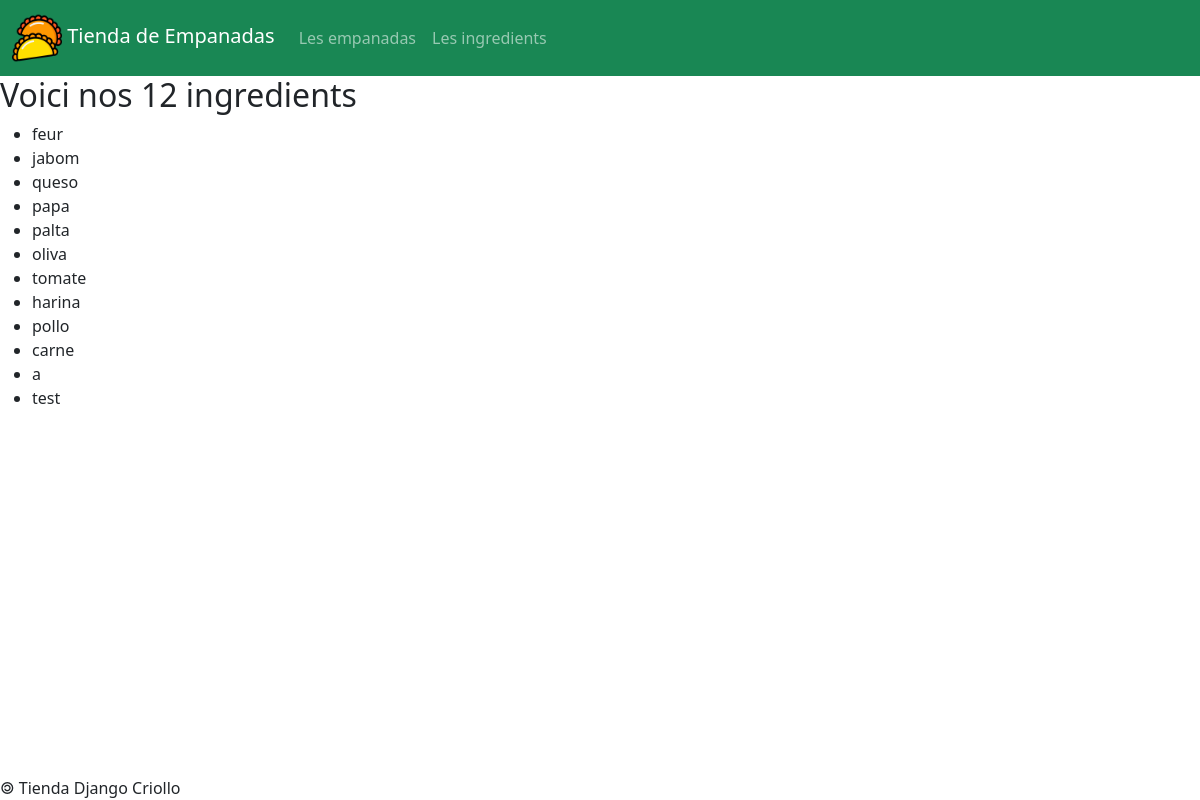
The page /ingredients/ on the database its author committed.
### empanadas/models.py (models this page shows)
class Ingredient(models.Model):
    idIngredient = models.AutoField( primary_key = True )
    nomIngredient = models.CharField( max_length = 50 )
    def __str__(self) :
        return self.nomIngredient

### empanadas/views.py (the view)
# urls.py: path( 'ingredients/', views.ingredients),
def ingredients(request):
    lesIngredients = Ingredient.objects.all()
    return render(
            request,
            'empanadas/ingredients.html',
            {'ingredients' : lesIngredients}
            )

### empanadas/templates/empanadas/ingredients.html (shortened to what this page needs)
{% extends 'empanadas/base.html' %}
{% block main %}
<h2> Voici nos {{ingredients|length}} ingredients </h2>
<ul>
	{% for ing in ingredients %}
	<li> {{ing}} </li>
	{% endfor %}
</ul>
{% endblock %}

### rows shown on the page
Ingredient: nomIngredient "feur"
Ingredient: nomIngredient "jabom"
Ingredient: nomIngredient "queso"
Ingredient: nomIngredient "papa"
Ingredient: nomIngredient "palta"
Ingredient: nomIngredient "oliva"
Ingredient: nomIngredient "tomate"
Ingredient: nomIngredient "harina"
Ingredient: nomIngredient "pollo"
Ingredient: nomIngredient "carne"
Ingredient: nomIngredient "a"
Ingredient: nomIngredient "test"

### other values the page prints
{{ ingredients|length }} "12"
